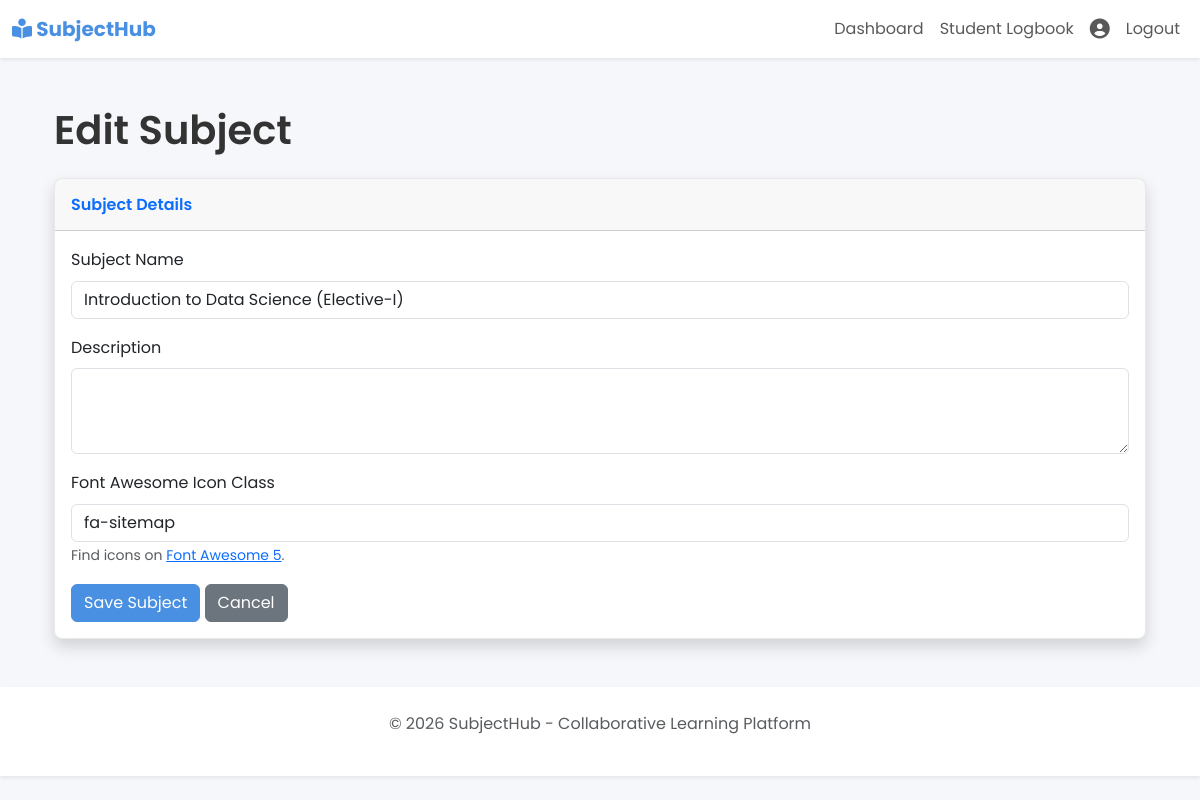
Page /templates/manage_subject.php?id=2 (signed in) on the committed database.
### tables this page shows
CREATE TABLE `subjects` (
  `id` INT(11) NOT NULL AUTO_INCREMENT,
  `name` VARCHAR(150) NOT NULL,
  `description` TEXT DEFAULT NULL,
  `icon_class` VARCHAR(50) DEFAULT 'fa-book',
  `created_at` TIMESTAMP NOT NULL DEFAULT CURRENT_TIMESTAMP,
  PRIMARY KEY (`id`)
);

### src/controllers/admin_controller.php (called while the page is built, shortened)
<?php
function get_subject_by_id($pdo, $subject_id) {
    $sql = "SELECT id, name, description, icon_class FROM subjects WHERE id = ?";
    $stmt = $pdo->prepare($sql);
    $stmt->execute([$subject_id]);
    return $stmt->fetch(PDO::FETCH_ASSOC);
}

### templates/manage_subject.php (the view, shortened to what this page needs)
<?php
require_once '../src/controllers/admin_controller.php';
$subject_id = isset($_GET['id']) ? filter_input(INPUT_GET, 'id', FILTER_VALIDATE_INT) : null;
$subject_data = ['name' => '', 'description' => '', 'icon_class' => ''];
$form_action = 'add_subject';
if ($subject_id) {
    $subject_data = get_subject_by_id($pdo, $subject_id);
    $form_action = 'edit_subject';
}
include 'partials/header.php';
?>
<div class="container">
    <h1 class="my-4"><?php echo $subject_id ? 'Edit Subject' : 'Add New Subject'; ?></h1>
    <div class="card shadow mb-4">
        <div class="card-header py-3">
            <h6 class="m-0 font-weight-bold text-primary">Subject Details</h6>
        </div>
        <div class="card-body">
            <form action="../src/controllers/admin_controller.php?action=<?php echo $form_action; ?>" method="POST">
                <div class="mb-3">
                    <label for="name" class="form-label">Subject Name</label>
                    <input type="text" class="form-control" id="name" name="name" value="<?php echo htmlspecialchars($subject_data['name']); ?>" required>
                </div>
                <div class="mb-3">
                    <label for="description" class="form-label">Description</label>
                    <textarea class="form-control" id="description" name="description" rows="3"><?php echo htmlspecialchars($subject_data['description']); ?></textarea>
                </div>
                <div class="mb-3">
                    <label for="icon_class" class="form-label">Font Awesome Icon Class</label>
                    <input type="text" class="form-control" id="icon_class" name="icon_class" value="<?php echo htmlspecialchars($subject_data['icon_class']); ?>" placeholder="e.g., fa-cogs">
                    <small class="form-text text-muted">Find icons on <a href="https://fontawesome.com/v5/search" target="_blank">Font Awesome 5</a>.</small>
                </div>
                <button type="submit" class="btn btn-primary">Save Subject</button>
                <a href="admin_dashboard.php" class="btn btn-secondary">Cancel</a>
            </form>
        </div>
    </div>
</div>
<?php include 'partials/footer.php'; ?>

### public/css/style.css (style rules this page uses)
body { font-family: 'Poppins', sans-serif; color: #333333; line-height: 1.6; position: relative; background-color: #f5f7fa; }
body::before { content: ''; position: fixed; top: 0; left: 0; width: 100%; height: 100%; background-image: url('../assets/background.jpg'); background-size: cover; background-position: center; background-repeat: no-repeat; filter: blur(8px) brightness(0.9); z-index: -1; }
h1, h2, h3, h4, h5, h6 { font-weight: 600; }
.btn-primary { background-color: #4a90e2; border-color: #4a90e2; transition: background-color 0.3s ease; }
.card { border: 1px solid #e8e8e8; border-radius: 8px; box-shadow: 0 4px 12px rgba(0, 0, 0, 0.06); transition: transform 0.3s ease, box-shadow 0.3s ease; }

### rows in the picture
subjects: name "Introduction to Data Science (Elective-I)", icon_class "fa-sitemap"
